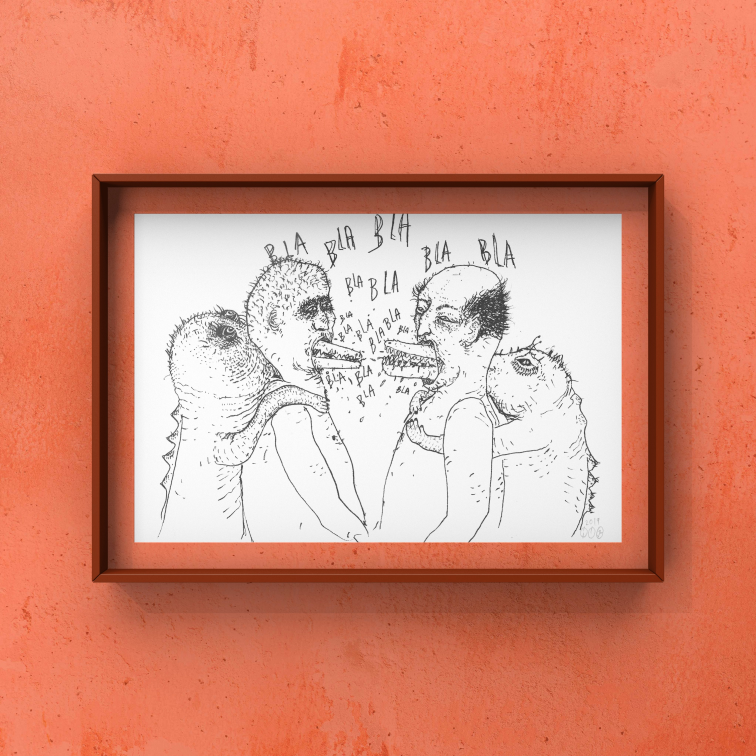
#> input picture html/img/pre_img/11_16_1/11_16_12.jpg, 3024 x 3024 px, found by its file name (shown at 1/4 size); its folder holds only this picture in this run
$ python pic_resize.py   (older library calls are emulated)
#> lines starting #> are read from the running program, lines starting #| are printed output that depends on the picture
import os
from PIL import Image


def search_image(path):
    """
    在指定路径下搜索以'jpg', 'jpeg', 'png'后缀的图片名称
    :param path:
    :return:
    """
    ext = ['jpg', 'jpeg', 'png']
    files = os.listdir(path)
    # print(files)
    image_files = list(filter(lambda x: x.split('.')[-1] in ext, files))
    return image_files


def process_image(path, filename, m_width=490, m_height=490):
    """
    根据规定的长宽，调节实际图片的长宽
    :param filename:
    :param m_width:
    :param m_height:
    :return:
    """
#> called with filename = '11_16_12.jpg', m_width = 490, m_height = 490
    image = Image.open(path+filename)
#> image is the input picture: PIL image 3024x3024 RGB; mean R, G, B 217.1, 142, 120.7
    w, h = image.size
#> w = 3024; h = 3024
    # 图片尺寸长宽任何一个不超过规定的长宽，不做处理
    if w <= m_width and h <= m_height:
        print(filename, w, h)
        print(filename, 'is OK~')
        return
    print(filename, w, h)
#| 11_16_12.jpg 3024 3024
    # 以规定的长宽缩短实际的长宽规则：
    # 宽比例大于长比例时，以宽比例做基准，也就是实际宽，调节到规定的宽；实际长，根据宽的调整比例去调节。
    # 长比例大于宽比例时，以长比例做基准，也就是实际长，调节到规定的长；实际宽按照相同比例调整。
    if 1.0*w/m_width > 1.0*h/m_height:
        scale = 1.0*w/m_width
        new_width = int(w / scale)
        new_height = int(h / scale)
        new_im = image.resize((new_width, new_height), Image.ANTIALIAS)
    else:
        scale = 1.0*h/m_height
#> scale = 6.17
        new_width = int(w / scale)
#> new_width = 490
        new_height = int(h / scale)
#> new_height = 490
        new_im = image.resize((new_width, new_height), Image.ANTIALIAS)
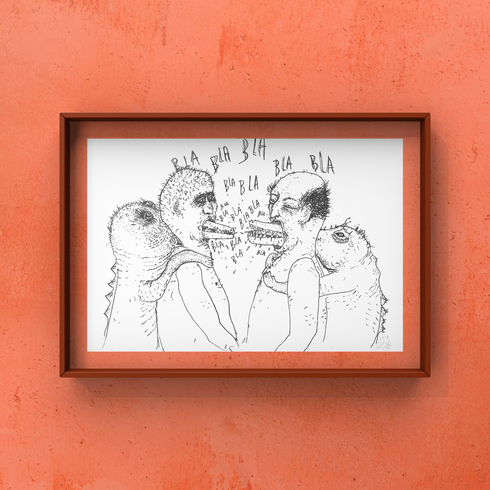
#> new_im: PIL image 490x490 RGB; mean R, G, B 217, 141.9, 120.7
    # 保存调整后的图片
    new_im.save("D:/Web/websites/html/img/"+filename)
    new_im.close()


if __name__ == '__main__':
    path = "D:/Web/websites/html/img/pre_img/11_16_1/"
    file_names = search_image(path)
    for file in file_names:
        process_image(path, file)
